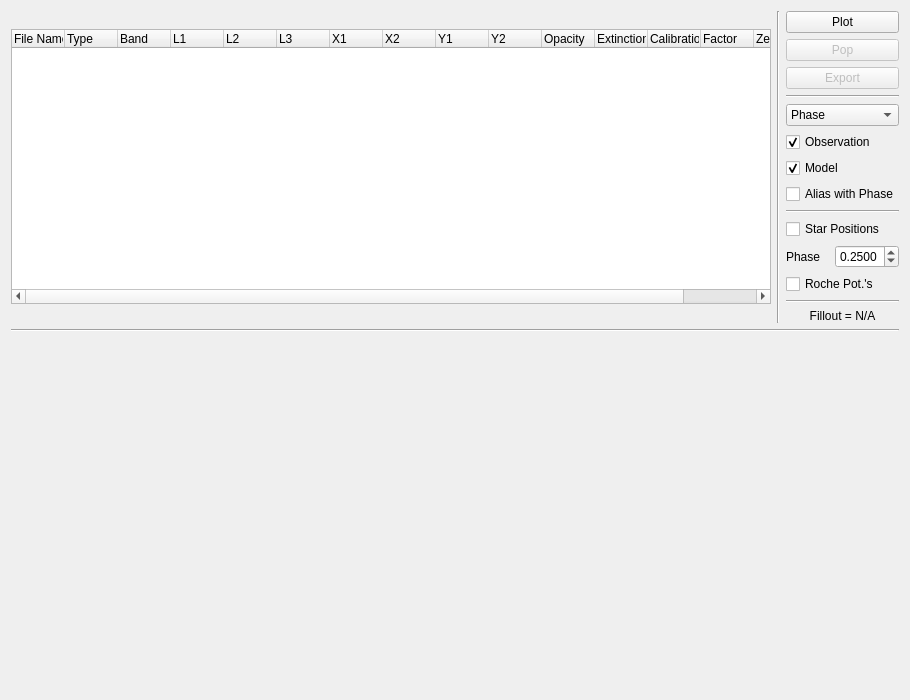
<?xml version="1.0" encoding="UTF-8"?>
<ui version="4.0">
 <class>SyntheticCurveWidget</class>
 <widget class="QWidget" name="SyntheticCurveWidget">
  <property name="geometry">
   <rect>
    <x>0</x>
    <y>0</y>
    <width>910</width>
    <height>700</height>
   </rect>
  </property>
  <property name="windowTitle">
   <string>Plot Synthetic Curves</string>
  </property>
  <layout class="QVBoxLayout" name="verticalLayout_2">
   <item>
    <layout class="QGridLayout" name="gridLayout_2">
     <item row="0" column="2">
      <layout class="QGridLayout" name="gridLayout">
       <item row="8" column="0" colspan="3">
        <widget class="Line" name="line_3">
         <property name="orientation">
          <enum>Qt::Horizontal</enum>
         </property>
        </widget>
       </item>
       <item row="7" column="0" colspan="3">
        <widget class="QCheckBox" name="alias_chk">
         <property name="toolTip">
          <string>Alias with phase start and phase end. Does nothing if working with HJD.</string>
         </property>
         <property name="text">
          <string>Alias with Phase</string>
         </property>
        </widget>
       </item>
       <item row="0" column="0" colspan="3">
        <widget class="QPushButton" name="plot_btn">
         <property name="toolTip">
          <string>Plot selected item</string>
         </property>
         <property name="text">
          <string>Plot</string>
         </property>
        </widget>
       </item>
       <item row="3" column="0" colspan="3">
        <widget class="Line" name="line_2">
         <property name="orientation">
          <enum>Qt::Horizontal</enum>
         </property>
        </widget>
       </item>
       <item row="12" column="0" colspan="3">
        <widget class="Line" name="line_4">
         <property name="orientation">
          <enum>Qt::Horizontal</enum>
         </property>
        </widget>
       </item>
       <item row="4" column="0" colspan="3">
        <widget class="QComboBox" name="time_combobox">
         <property name="toolTip">
          <string>Select x axis unit</string>
         </property>
         <item>
          <property name="text">
           <string>Phase</string>
          </property>
         </item>
         <item>
          <property name="text">
           <string>HJD</string>
          </property>
         </item>
        </widget>
       </item>
       <item row="9" column="0" colspan="3">
        <widget class="QCheckBox" name="drawstars_chk">
         <property name="toolTip">
          <string>Draw star positions in a subplot</string>
         </property>
         <property name="text">
          <string>Star Positions</string>
         </property>
        </widget>
       </item>
       <item row="13" column="0" colspan="3">
        <widget class="QLabel" name="fillout_label">
         <property name="enabled">
          <bool>true</bool>
         </property>
         <property name="sizePolicy">
          <sizepolicy hsizetype="Preferred" vsizetype="Fixed">
           <horstretch>0</horstretch>
           <verstretch>0</verstretch>
          </sizepolicy>
         </property>
         <property name="toolTip">
          <string>Compute fillout factor as defined in BinaryMaker software;
Bradstreet, D. H. 1993, IAU Commission on Close Binary Stars, 21, 151
Bradstreet, D. H. and Steelman, D. P. 2002, Bulletin of the American Astronomical Society, 34, 75.02  </string>
         </property>
         <property name="text">
          <string>Fillout = N/A</string>
         </property>
         <property name="alignment">
          <set>Qt::AlignCenter</set>
         </property>
        </widget>
       </item>
       <item row="10" column="2">
        <widget class="QDoubleSpinBox" name="phase_spinbox">
         <property name="enabled">
          <bool>true</bool>
         </property>
         <property name="decimals">
          <number>4</number>
         </property>
         <property name="maximum">
          <double>1.000000000000000</double>
         </property>
         <property name="singleStep">
          <double>0.100000000000000</double>
         </property>
         <property name="value">
          <double>0.250000000000000</double>
         </property>
        </widget>
       </item>
       <item row="5" column="0" colspan="3">
        <widget class="QCheckBox" name="plotobs_chk">
         <property name="toolTip">
          <string>Include observation in plot</string>
         </property>
         <property name="text">
          <string>Observation</string>
         </property>
         <property name="checked">
          <bool>true</bool>
         </property>
        </widget>
       </item>
       <item row="6" column="0" colspan="3">
        <widget class="QCheckBox" name="plotmodel_chk">
         <property name="toolTip">
          <string>Compute and plot synthetic curve</string>
         </property>
         <property name="text">
          <string>Model</string>
         </property>
         <property name="checked">
          <bool>true</bool>
         </property>
        </widget>
       </item>
       <item row="11" column="0" colspan="3">
        <widget class="QCheckBox" name="roche_chk">
         <property name="enabled">
          <bool>true</bool>
         </property>
         <property name="toolTip">
          <string>Draw Roche equipotential surfaces onto star positions. This option is only valid when Phase = 0.25</string>
         </property>
         <property name="text">
          <string>Roche Pot.'s</string>
         </property>
        </widget>
       </item>
       <item row="10" column="0" colspan="2">
        <widget class="QLabel" name="label">
         <property name="toolTip">
          <string>Phase of star positions</string>
         </property>
         <property name="text">
          <string>Phase</string>
         </property>
        </widget>
       </item>
       <item row="1" column="0" colspan="3">
        <widget class="QPushButton" name="pop_btn">
         <property name="enabled">
          <bool>false</bool>
         </property>
         <property name="toolTip">
          <string>Pop plot window</string>
         </property>
         <property name="text">
          <string>Pop</string>
         </property>
        </widget>
       </item>
       <item row="2" column="0" colspan="3">
        <widget class="QPushButton" name="pushButton">
         <property name="enabled">
          <bool>false</bool>
         </property>
         <property name="text">
          <string>Export</string>
         </property>
        </widget>
       </item>
      </layout>
     </item>
     <item row="0" column="0">
      <layout class="QVBoxLayout" name="verticalLayout">
       <item>
        <widget class="QTreeWidget" name="loaded_treewidget">
         <property name="sizePolicy">
          <sizepolicy hsizetype="Expanding" vsizetype="Expanding">
           <horstretch>0</horstretch>
           <verstretch>0</verstretch>
          </sizepolicy>
         </property>
         <property name="minimumSize">
          <size>
           <width>0</width>
           <height>120</height>
          </size>
         </property>
         <property name="maximumSize">
          <size>
           <width>16777215</width>
           <height>275</height>
          </size>
         </property>
         <property name="alternatingRowColors">
          <bool>true</bool>
         </property>
         <property name="selectionMode">
          <enum>QAbstractItemView::SingleSelection</enum>
         </property>
         <attribute name="headerDefaultSectionSize">
          <number>53</number>
         </attribute>
         <attribute name="headerMinimumSectionSize">
          <number>30</number>
         </attribute>
         <attribute name="headerStretchLastSection">
          <bool>true</bool>
         </attribute>
         <column>
          <property name="text">
           <string>File Name</string>
          </property>
         </column>
         <column>
          <property name="text">
           <string>Type</string>
          </property>
         </column>
         <column>
          <property name="text">
           <string>Band</string>
          </property>
         </column>
         <column>
          <property name="text">
           <string>L1</string>
          </property>
         </column>
         <column>
          <property name="text">
           <string>L2</string>
          </property>
         </column>
         <column>
          <property name="text">
           <string>L3</string>
          </property>
         </column>
         <column>
          <property name="text">
           <string>X1</string>
          </property>
         </column>
         <column>
          <property name="text">
           <string>X2</string>
          </property>
         </column>
         <column>
          <property name="text">
           <string>Y1</string>
          </property>
         </column>
         <column>
          <property name="text">
           <string>Y2</string>
          </property>
         </column>
         <column>
          <property name="text">
           <string>Opacity</string>
          </property>
         </column>
         <column>
          <property name="text">
           <string>Extinction</string>
          </property>
         </column>
         <column>
          <property name="text">
           <string>Calibration</string>
          </property>
         </column>
         <column>
          <property name="text">
           <string>Factor</string>
          </property>
         </column>
         <column>
          <property name="text">
           <string>Zero</string>
          </property>
         </column>
        </widget>
       </item>
      </layout>
     </item>
     <item row="0" column="1">
      <widget class="Line" name="line_5">
       <property name="orientation">
        <enum>Qt::Vertical</enum>
       </property>
      </widget>
     </item>
    </layout>
   </item>
   <item>
    <widget class="Line" name="line">
     <property name="orientation">
      <enum>Qt::Horizontal</enum>
     </property>
    </widget>
   </item>
   <item>
    <widget class="QWidget" name="plot_widget" native="true">
     <property name="minimumSize">
      <size>
       <width>500</width>
       <height>300</height>
      </size>
     </property>
    </widget>
   </item>
  </layout>
 </widget>
 <resources/>
 <connections/>
</ui>
